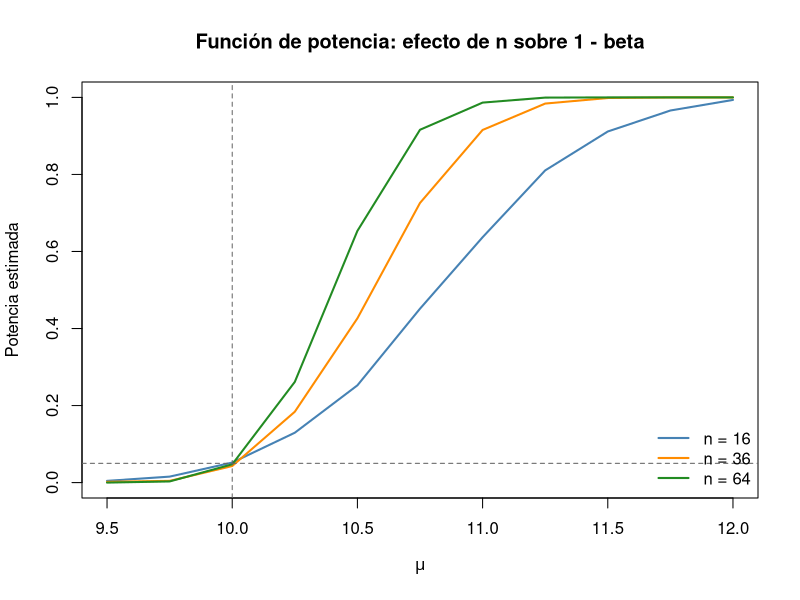
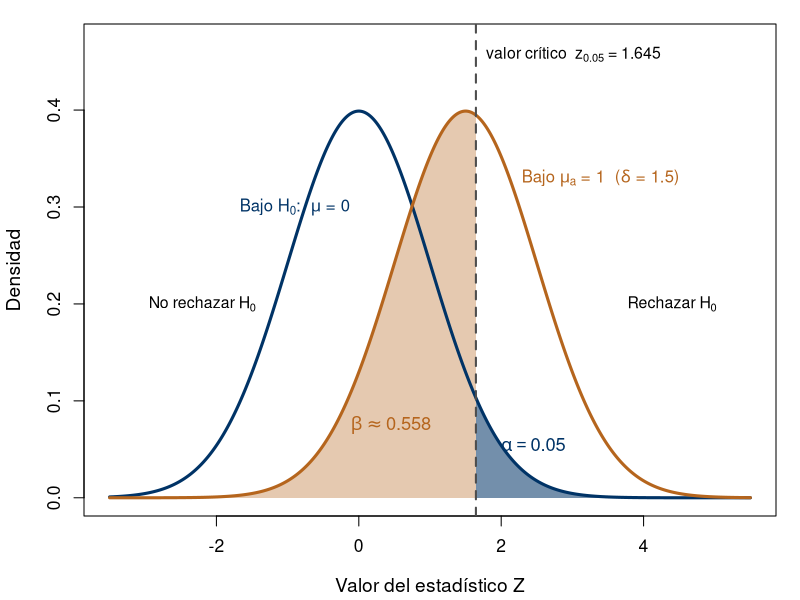
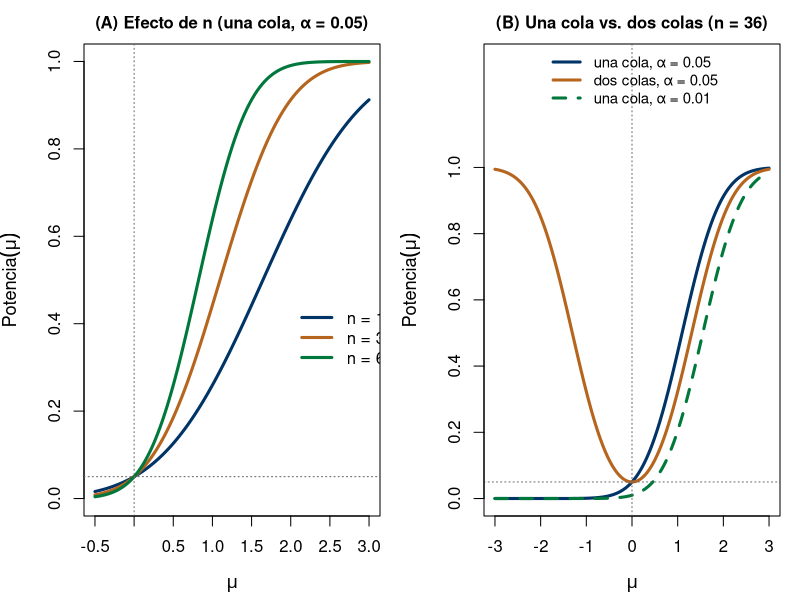
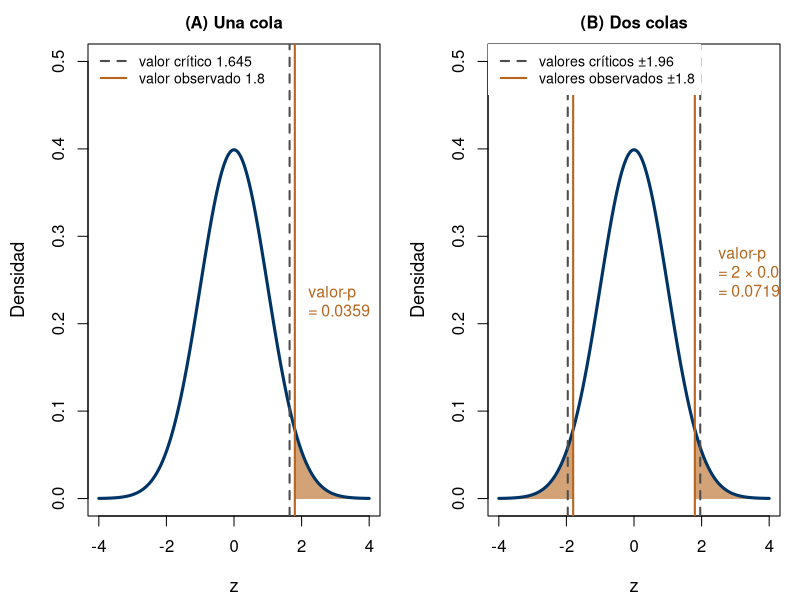
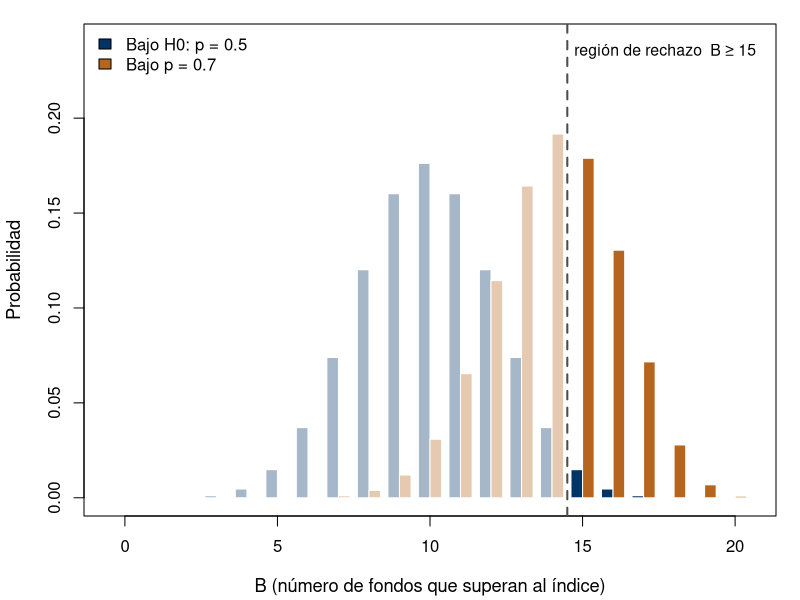
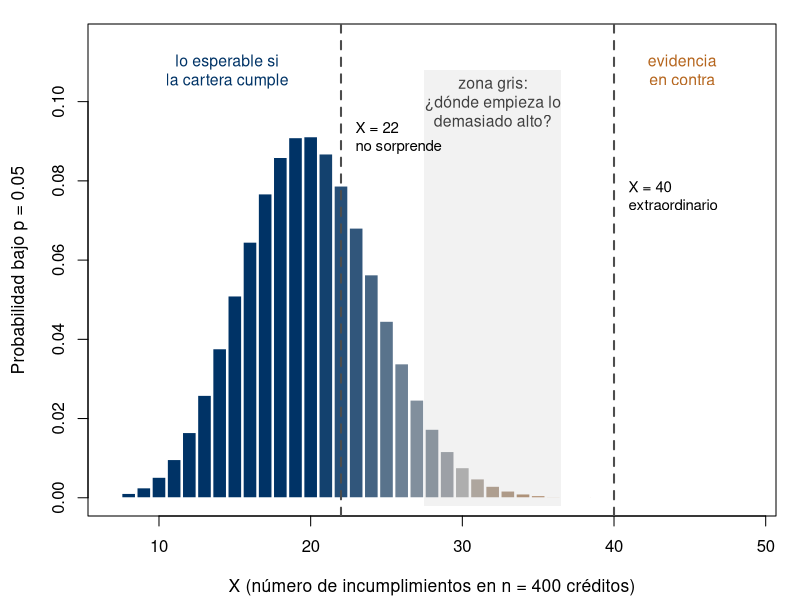
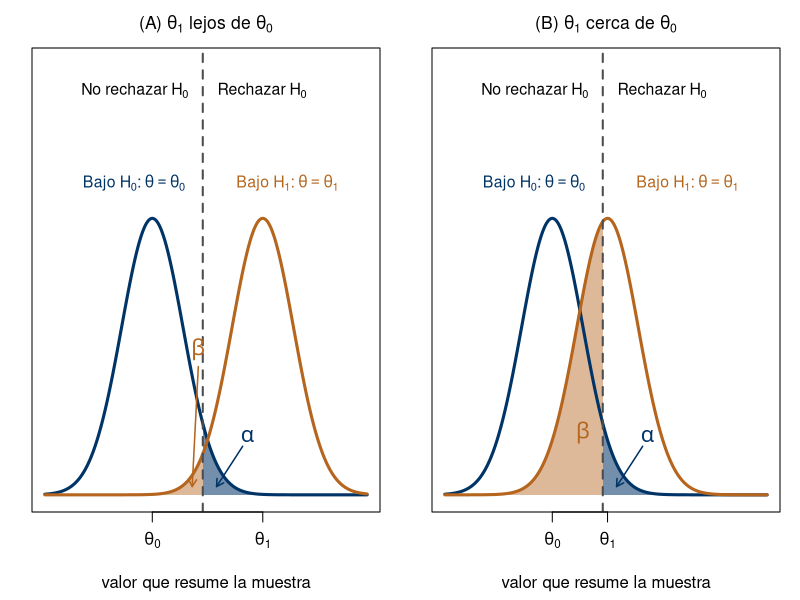
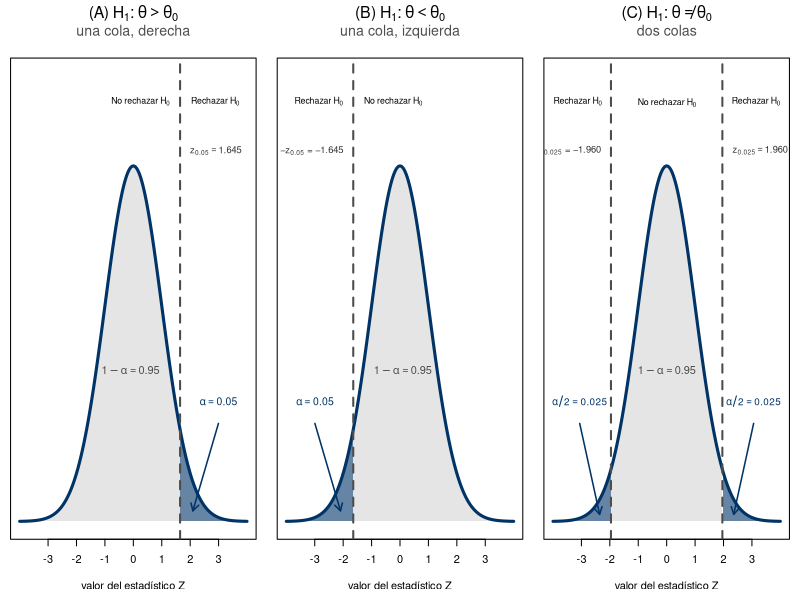

Write R code to recreate these figures, in order.
# ==============================================================
# Capítulo 6 - Pruebas de Hipótesis Paramétricas
# Inferencia Estadística, EST-11102, ITAM
# ==============================================================

# --------------------------------------------------------------
# 1. Prueba para la media: muestra grande (Z) y población normal
#    con varianza desconocida (t), verificada contra t.test()
#    (Secciones 6.8.1 y 6.10.2)
# --------------------------------------------------------------

# --- Muestra grande: rendimiento medio de un fondo (Ejemplo 6.x) ---
n_fondo    <- 64
xbar_fondo <- 0.011
s_fondo    <- 0.040
mu0        <- 0

z_obs <- sqrt(n_fondo) * (xbar_fondo - mu0) / s_fondo
valor_p_dos_colas <- 2 * (1 - pnorm(abs(z_obs)))
cat("Prueba Z para la media (muestra grande):\n")
cat("  z_obs =", round(z_obs, 3), "  valor-p =", round(valor_p_dos_colas, 4), "\n\n")

# --- Población normal, varianza desconocida: rendimiento de una acción ---
# Construimos una muestra simulada cuya media y desviación estándar
# muestrales coinciden EXACTAMENTE con las del Ejemplo 6.10.2 del libro
# (xbar = 1.8%, s = 3.2%), reescalando un vector normal estándar, para
# poder verificar el cálculo "a mano" contra t.test() con esos mismos
# números.
set.seed(301)
n_accion <- 16
xbar_objetivo <- 0.018
s_objetivo    <- 0.032
z_aux <- rnorm(n_accion)
rend  <- (z_aux - mean(z_aux)) / sd(z_aux) * s_objetivo + xbar_objetivo

mu0_accion <- 0.01
xbar <- mean(rend)
s    <- sd(rend)
t_obs <- sqrt(n_accion) * (xbar - mu0_accion) / s
valor_p_t <- 1 - pt(t_obs, df = n_accion - 1)   # H1: mu > mu0, una cola derecha

cat("Prueba t para la media (poblacion normal, sigma desconocida):\n")
cat("  t_obs =", round(t_obs, 3), "  valor-p =", round(valor_p_t, 4), "\n")

# Verificación con t.test(): la hipótesis alternativa "greater"
# corresponde a H1: mu > mu0
print(t.test(rend, mu = mu0_accion, alternative = "greater"))


# --------------------------------------------------------------
# 2. Prueba binomial exacta para una proporción con muestra
#    pequeña, verificada contra binom.test()
#    (Sección 6.9)
# --------------------------------------------------------------

n_campana <- 10
x_campana <- 8
p0_campana <- 0.5

# Cálculo "a mano" del valor-p, H1: p > p0
valor_p_binom <- sum(dbinom(x_campana:n_campana, size = n_campana, prob = p0_campana))
cat("\nPrueba binomial exacta (a mano):\n")
cat("  valor-p =", round(valor_p_binom, 4), "\n")

# Verificación con binom.test()
print(binom.test(x_campana, n_campana, p = p0_campana, alternative = "greater"))


# --------------------------------------------------------------
# 3. Prueba chi-cuadrada para la varianza de una población normal
#    (Sección 6.10.3)
# --------------------------------------------------------------

n_fx      <- 25
s2_fx     <- 0.000441
sigma20   <- 0.000225   # volatilidad diaria historica al cuadrado

chi2_obs <- (n_fx - 1) * s2_fx / sigma20
valor_p_chi2 <- 1 - pchisq(chi2_obs, df = n_fx - 1)   # H1: sigma^2 > sigma0^2

cat("\nPrueba chi-cuadrada para la varianza:\n")
cat("  chi2_obs =", round(chi2_obs, 3),
    "  valor crítico (0.05) =", round(qchisq(0.95, df = n_fx - 1), 3),
    "  valor-p =", round(valor_p_chi2, 5), "\n")


# --------------------------------------------------------------
# 4. Diferencia de medias (varianzas iguales) y diferencia de
#    varianzas para dos poblaciones normales, verificadas contra
#    t.test(var.equal = TRUE) y var.test()
#    (Sección 6.12)
# --------------------------------------------------------------
set.seed(302)

# Igual que en el bloque anterior, reescalamos para que las medias y
# desviaciones estándar muestrales coincidan exactamente con las del
# Ejemplo 6.12.1 (clientes con/sin tarjeta de lealtad), y así verificar
# los cálculos "a mano" del libro contra t.test() y var.test().
reescalar <- function(n, media_obj, sd_obj) {
  z <- rnorm(n)
  (z - mean(z)) / sd(z) * sd_obj + media_obj
}

n1 <- 20; n2 <- 25
grupo1 <- reescalar(n1, 45.2, 8.1)   # clientes con tarjeta de lealtad
grupo2 <- reescalar(n2, 39.6, 7.4)   # clientes sin tarjeta

# --- Prueba F para diferencia de varianzas (Sección 6.12.2) ---
s1 <- sd(grupo1); s2 <- sd(grupo2)
F_obs <- s1^2 / s2^2
cat("\nPrueba F para diferencia de varianzas:\n")
cat("  F_obs =", round(F_obs, 3), "\n")
print(var.test(grupo1, grupo2))

# --- Prueba t para diferencia de medias, varianzas iguales (pooled) ---
sp2 <- ((n1 - 1) * s1^2 + (n2 - 1) * s2^2) / (n1 + n2 - 2)
sp  <- sqrt(sp2)
t_obs_dif <- (mean(grupo1) - mean(grupo2)) / (sp * sqrt(1 / n1 + 1 / n2))
gl <- n1 + n2 - 2

cat("\nPrueba t para diferencia de medias (varianzas iguales, pooled):\n")
cat("  s_p =", round(sp, 3), "  t_obs =", round(t_obs_dif, 3),
    "  valor crítico (0.05, dos colas) =", round(qt(0.975, df = gl), 3), "\n")

# Verificación con t.test(var.equal = TRUE)
print(t.test(grupo1, grupo2, var.equal = TRUE))


# --------------------------------------------------------------
# 5. Verificación numérica de la dualidad IC <-> pruebas de dos
#    colas (Teorema 6.13.1), usando el fondo del bloque 1
# --------------------------------------------------------------

alpha <- 0.05
z_c   <- qnorm(1 - alpha / 2)
margen <- z_c * s_fondo / sqrt(n_fondo)
ic_media <- c(xbar_fondo - margen, xbar_fondo + margen)

rechaza_prueba <- abs(z_obs) > z_c
rechaza_por_ic <- !(ic_media[1] <= mu0 && mu0 <= ic_media[2])

cat("\nDualidad IC <-> prueba de dos colas:\n")
cat("  IC 95% para mu: (", round(ic_media[1], 4), ",", round(ic_media[2], 4), ")\n")
cat("  Se rechaza H0 via la prueba Z?      ", rechaza_prueba, "\n")
cat("  mu0 = 0 cae fuera del IC 95%?       ", rechaza_por_ic, "\n")
cat("  Coinciden ambas conclusiones?       ", rechaza_prueba == rechaza_por_ic, "\n\n")


# --------------------------------------------------------------
# 6. Simulación Monte Carlo de la función de potencia
#    (Definición 6.4.3): P(rechazar H0 | theta verdadero),
#    para H0: mu = 10 vs. H1: mu > 10, sigma = 2 conocida,
#    en función de n y del verdadero mu.
# --------------------------------------------------------------
set.seed(303)

mu0_pot    <- 10
sigma_pot  <- 2
alpha_pot  <- 0.05
z_alpha    <- qnorm(1 - alpha_pot)
B_sim      <- 2000

potencia_mc <- function(n, mu_verdadero) {
  rechazos <- replicate(B_sim, {
    x <- rnorm(n, mean = mu_verdadero, sd = sigma_pot)
    z <- sqrt(n) * (mean(x) - mu0_pot) / sigma_pot
    z > z_alpha
  })
  mean(rechazos)
}

mus <- seq(9.5, 12, by = 0.25)
tamanos_n <- c(16, 36, 64)

potencia_mat <- sapply(tamanos_n, function(n) sapply(mus, potencia_mc, n = n))
colnames(potencia_mat) <- paste0("n=", tamanos_n)

cat("Potencia estimada por Monte Carlo (filas = mu verdadero, columnas = n):\n")
print(round(cbind(mu = mus, potencia_mat), 3))

matplot(mus, potencia_mat, type = "l", lwd = 2, lty = 1,
        col = c("steelblue", "darkorange", "forestgreen"),
        xlab = expression(mu), ylab = "Potencia estimada",
        main = "Función de potencia: efecto de n sobre 1 - beta")
abline(h = alpha_pot, lty = 2, col = "gray40")
abline(v = mu0_pot, lty = 2, col = "gray40")
legend("bottomright", legend = paste0("n = ", tamanos_n),
       col = c("steelblue", "darkorange", "forestgreen"), lwd = 2, bty = "n")

# ==============================================================
# BLOQUES DE LAS SECCIONES 6.1 A 6.4 (conceptos, errores, estadístico
# de prueba, región de rechazo, potencia y valor-p)
# Los bloques 7 a 9 generan las figuras y verifican las cifras del
# texto. Ejecutar con el directorio de trabajo en Figuras/ para que
# los .png caigan ahí.
# ==============================================================

try(Sys.setlocale("LC_CTYPE", "C.UTF-8"), silent = TRUE)
AZUL_ITAM  <- "#003366"
NARANJA    <- "#B5651D"
VERDE_ITAM <- "#00783C"
CORAL      <- "#C0432A"

# --------------------------------------------------------------
# 7. Figuras de la Sección 6.4
# --------------------------------------------------------------

# --- 7a. Errores tipo I y II de la prueba Z de una cola
#     (Figura 6.5; Ejemplo 6.4.2: n = 36, sigma = 4, alpha = 0.05, mu_a = 1)
alpha7 <- 0.05
delta7 <- sqrt(36) * 1 / 4                 # delta = 1.5
crit7  <- qnorm(1 - alpha7)                # 1.645
beta7  <- pnorm(crit7 - delta7)            # 0.5576

png("cap6_rechazo_errores.png", width = 2200, height = 1400, res = 220)
par(mar = c(4.2, 4.2, 1.2, 1.2))
x <- seq(-3.5, 5.5, length.out = 800)
plot(x, dnorm(x), type = "n", ylim = c(0, 0.47), xlim = c(-3.5, 5.5),
     xlab = "Valor del estadístico Z", ylab = "Densidad",
     cex.lab = 1.15, cex.axis = 1.05)
# beta: area bajo la alternativa a la izquierda del valor critico
xb <- seq(-3.5, crit7, length.out = 300)
polygon(c(xb, rev(xb)), c(dnorm(xb, delta7), rep(0, length(xb))),
        col = adjustcolor(NARANJA, 0.35), border = NA)
# alpha: area bajo H0 a la derecha del valor critico
xa <- seq(crit7, 5.5, length.out = 300)
polygon(c(xa, rev(xa)), c(dnorm(xa), rep(0, length(xa))),
        col = adjustcolor(AZUL_ITAM, 0.55), border = NA)
lines(x, dnorm(x), col = AZUL_ITAM, lwd = 3)
lines(x, dnorm(x, delta7), col = NARANJA, lwd = 3)
abline(v = crit7, lty = 2, lwd = 2, col = "gray30")
text(crit7, 0.455, expression(paste("valor crítico  ", z[0.05], " = 1.645")),
     pos = 4, cex = 0.95)
text(-0.9, 0.30, expression(paste("Bajo ", H[0], ":  ", mu, " = 0")),
     col = AZUL_ITAM, cex = 1.0)
text(3.4, 0.33, expression(paste("Bajo ", mu[a], " = 1  (", delta, " = 1.5)")),
     col = NARANJA, cex = 1.0)
text(2.45, 0.055, expression(alpha == 0.05), col = AZUL_ITAM, cex = 1.1)
text(0.45, 0.075, expression(beta %~~% 0.558), col = NARANJA, cex = 1.1)
text(-2.2, 0.2, expression(paste("No rechazar ", H[0])), cex = 0.95)
text(4.4, 0.2, expression(paste("Rechazar ", H[0])), cex = 0.95)
dev.off()

# --- 7b. Funcion de potencia de la prueba Z (Figura 6.6)
pot_una_cola <- function(mu, n, alpha, sigma = 4, mu0 = 0)
  1 - pnorm(qnorm(1 - alpha) - sqrt(n) * (mu - mu0) / sigma)
pot_dos_colas <- function(mu, n, alpha, sigma = 4, mu0 = 0) {
  d <- sqrt(n) * (mu - mu0) / sigma
  1 - pnorm(qnorm(1 - alpha / 2) - d) + pnorm(-qnorm(1 - alpha / 2) - d)
}

png("cap6_potencia.png", width = 2400, height = 1200, res = 220)
par(mfrow = c(1, 2), mar = c(4.2, 4.2, 2.2, 1.0))
mu_a <- seq(-0.5, 3, length.out = 300)
plot(mu_a, pot_una_cola(mu_a, 16, 0.05), type = "l", lwd = 3, col = AZUL_ITAM,
     ylim = c(0, 1), xlab = expression(mu), ylab = expression(Potencia(mu)),
     main = "(A) Efecto de n (una cola, α = 0.05)", cex.main = 1.0,
     cex.lab = 1.1)
lines(mu_a, pot_una_cola(mu_a, 36, 0.05), lwd = 3, col = NARANJA)
lines(mu_a, pot_una_cola(mu_a, 64, 0.05), lwd = 3, col = VERDE_ITAM)
abline(h = 0.05, lty = 3, col = "gray40"); abline(v = 0, lty = 3, col = "gray40")
legend(x = 1.95, y = 0.46, legend = c("n = 16", "n = 36", "n = 64"),
       col = c(AZUL_ITAM, NARANJA, VERDE_ITAM), lwd = 3, bty = "n")
mu_b <- seq(-3, 3, length.out = 400)
plot(mu_b, pot_una_cola(mu_b, 36, 0.05), type = "l", lwd = 3, col = AZUL_ITAM,
     ylim = c(0, 1.32), yaxt = "n", xlab = expression(mu), ylab = expression(Potencia(mu)),
     main = "(B) Una cola vs. dos colas (n = 36)", cex.main = 1.0,
     cex.lab = 1.1)
lines(mu_b, pot_dos_colas(mu_b, 36, 0.05), lwd = 3, col = NARANJA)
lines(mu_b, pot_una_cola(mu_b, 36, 0.01), lwd = 3, col = VERDE_ITAM, lty = 2)
abline(h = 0.05, lty = 3, col = "gray40"); abline(v = 0, lty = 3, col = "gray40")
axis(2, at = seq(0, 1, 0.2))
legend("top", legend = c("una cola, α = 0.05", "dos colas, α = 0.05", "una cola, α = 0.01"),
       col = c(AZUL_ITAM, NARANJA, VERDE_ITAM), lwd = 3, lty = c(1, 1, 2), bty = "n",
       cex = 0.9)
dev.off()

# --- 7c. Valor-p de una y de dos colas (Figura 6.7; Ejemplo 6.4.4; z_obs = 1.8)
zobs <- 1.8
png("cap6_valor_p.png", width = 2400, height = 1100, res = 220)
par(mfrow = c(1, 2), mar = c(4.2, 4.4, 2.2, 1.0))
x <- seq(-4, 4, length.out = 600)
# (A) una cola
plot(x, dnorm(x), type = "n", ylim = c(0, 0.5), xlab = "z", ylab = "Densidad",
     main = "(A) Una cola", cex.main = 1.0, cex.lab = 1.1)
xa <- seq(zobs, 4, length.out = 200)
polygon(c(xa, rev(xa)), c(dnorm(xa), rep(0, length(xa))),
        col = adjustcolor(NARANJA, 0.6), border = NA)
lines(x, dnorm(x), col = AZUL_ITAM, lwd = 3)
abline(v = qnorm(0.95), lty = 2, lwd = 2, col = "gray30")
abline(v = zobs, lwd = 2, col = NARANJA)
text(zobs + 0.1, 0.22, "valor-p\n= 0.0359", col = NARANJA, pos = 4, cex = 0.95)
legend("topleft", legend = c("valor crítico 1.645", "valor observado 1.8"),
       col = c("gray30", NARANJA), lty = c(2, 1), lwd = 2, bty = "n", cex = 0.85)
# (B) dos colas
plot(x, dnorm(x), type = "n", ylim = c(0, 0.5), xlab = "z", ylab = "Densidad",
     main = "(B) Dos colas", cex.main = 1.0, cex.lab = 1.1)
xr <- seq(zobs, 4, length.out = 200); xl <- seq(-4, -zobs, length.out = 200)
polygon(c(xr, rev(xr)), c(dnorm(xr), rep(0, length(xr))),
        col = adjustcolor(NARANJA, 0.6), border = NA)
polygon(c(xl, rev(xl)), c(dnorm(xl), rep(0, length(xl))),
        col = adjustcolor(NARANJA, 0.6), border = NA)
lines(x, dnorm(x), col = AZUL_ITAM, lwd = 3)
abline(v = c(-1, 1) * qnorm(0.975), lty = 2, lwd = 2, col = "gray30")
abline(v = c(-1, 1) * zobs, lwd = 2, col = NARANJA)
text(2.2, 0.25, "valor-p\n= 2 × 0.0359\n= 0.0719", col = NARANJA, pos = 4, cex = 0.95)
legend("topleft", legend = c("valores críticos ±1.96", "valores observados ±1.8"),
       col = c("gray30", NARANJA), lty = c(2, 1), lwd = 2, bty = "o", bg = "white",
       box.lty = 0, cex = 0.85)
dev.off()

# --- 7d. Region de rechazo con estadistico discreto (Figura 6.4)
#     Ejemplo 6.4.1: B ~ Bin(20, p), region {B >= 15}
png("cap6_binomial_rechazo.png", width = 2200, height = 1300, res = 220)
par(mar = c(4.2, 4.2, 1.2, 1.2))
k <- 0:20
w <- 0.38
plot(NA, xlim = c(-0.5, 20.5), ylim = c(0, 0.24), xlab = "B (número de fondos que superan al índice)",
     ylab = "Probabilidad", cex.lab = 1.1)
rect(k - w, 0, k, dbinom(k, 20, 0.5), col = ifelse(k >= 15, AZUL_ITAM, adjustcolor(AZUL_ITAM, 0.35)),
     border = "white")
rect(k, 0, k + w, dbinom(k, 20, 0.7), col = ifelse(k >= 15, NARANJA, adjustcolor(NARANJA, 0.35)),
     border = "white")
abline(v = 14.5, lty = 2, lwd = 2, col = "gray30")
text(14.4, 0.235, "región de rechazo  B ≥ 15", pos = 4, cex = 0.95)
legend("topleft", legend = c("Bajo H0: p = 0.5", "Bajo p = 0.7"),
       fill = c(AZUL_ITAM, NARANJA), bty = "n")
dev.off()

# --------------------------------------------------------------
# 8. Verificación numérica de las cifras de las Secciones 6.1 a 6.4
# --------------------------------------------------------------
cat("\n--- Cartera (Ejemplos 6.1.1 y 6.2.1): sd de X bajo p = 0.05, n = 400\n")
print(sqrt(400 * 0.05 * 0.95))

cat("\n--- Prueba de signos, n = 20 (Ejemplo 6.4.1, Cuadro 6.4)\n")
tab_bin <- data.frame(
  k        = 13:16,
  tamano   = round(1 - pbinom(12:15, 20, 0.5), 4),
  beta_07  = round(pbinom(12:15, 20, 0.7), 4))
tab_bin$potencia_07 <- round(1 - tab_bin$beta_07, 4)
print(tab_bin)
cat("valor-p (una cola) B = 15:", round(1 - pbinom(14, 20, 0.5), 4),
    " B = 14:", round(1 - pbinom(13, 20, 0.5), 4), "\n")
cat("binom.test (B = 15, una cola):",
    round(binom.test(15, 20, 0.5, alternative = "greater")$p.value, 4), "\n")

cat("\n--- Potencia y tamano de muestra (Ejemplos 6.4.2 y 6.4.3)\n")
cat("beta(1):", round(1 - pot_una_cola(1, 36, 0.05), 4),
    " potencia una cola:", round(pot_una_cola(1, 36, 0.05), 4),
    " potencia dos colas:", round(pot_dos_colas(1, 36, 0.05), 4), "\n")
n_una  <- (qnorm(0.95) + qnorm(0.90))^2 * 16 / 1
n_dos  <- (qnorm(0.975) + qnorm(0.90))^2 * 16 / 1
cat("n una cola:", round(n_una, 2), "-> ", ceiling(n_una),
    "  n dos colas (aprox.):", round(n_dos, 2), "-> ", ceiling(n_dos), "\n")
# n exacto en dos colas: menor n con potencia >= 0.90
n_dos_exacto <- which(pot_dos_colas(1, 1:400, 0.05) >= 0.90)[1]
cat("n dos colas (exacto):", n_dos_exacto, "\n")

cat("\n--- Valor-p (Ejemplos 6.3.1 y 6.4.4)\n")
cat("una cola:", round(1 - pnorm(1.8), 4), " dos colas:", round(2 * (1 - pnorm(1.8)), 4), "\n")

cat("\n--- Significancia estadistica vs. relevancia (Ejemplo 6.4.6)\n")
z_a <- sqrt(1e6) * 15 / 6000
z_b <- 4 * 2500 / 6000
cat("(a) z =", z_a, " valor-p dos colas =", round(2 * (1 - pnorm(z_a)), 4),
    " IC95 =", 15 + c(-1, 1) * 1.96 * 6000 / sqrt(1e6), "\n")
cat("(b) z =", round(z_b, 3), " valor-p dos colas =", round(2 * (1 - pnorm(z_b)), 4), "\n")

# --------------------------------------------------------------
# 9. Distribucion del valor-p bajo H0 (Proposicion 6.4.4)
# --------------------------------------------------------------
set.seed(306)
B_p <- 100000
# (a) estadistico continuo: prueba Z de una cola, n = 25, H0 cierta
p_cont <- replicate(B_p, {
  x <- rnorm(25)
  1 - pnorm(sqrt(25) * mean(x))
})
cat("\nContinuo: P(p <= 0.05) =", mean(p_cont <= 0.05),
    "  P(p <= 0.50) =", mean(p_cont <= 0.50), "\n")
# (b) estadistico discreto: B ~ Bin(10, 1/2), H1: p > 1/2
b_sim <- rbinom(B_p, 10, 0.5)
p_disc <- 1 - pbinom(b_sim - 1, 10, 0.5)
cat("Discreto: P(p <= 0.05) =", mean(p_disc <= 0.05),
    " (exacto:", round(1 - pbinom(8, 10, 0.5), 4), ")\n")

# --------------------------------------------------------------
# 10. Verificacion numerica de los ejercicios 6.4.3 a 6.4.9
#     (sin soluciones: son cifras de control para el profesor)
# --------------------------------------------------------------
cat("\n--- Ej. 6.4.3: beta y n (sigma = 5, mu0 = 50, mu_a = 52)\n")
cat("potencia n = 25:", round(pot_una_cola(52, 25, 0.05, sigma = 5, mu0 = 50), 4),
    " n minimo (90%):", ceiling((qnorm(0.95) + qnorm(0.90))^2 * 25 / 4), "\n")
cat("\n--- Ej. 6.4.4: dos colas, n = 25\n")
cat("potencia en 52:", round(pot_dos_colas(52, 25, 0.05, sigma = 5, mu0 = 50), 4),
    " en 48:", round(pot_dos_colas(48, 25, 0.05, sigma = 5, mu0 = 50), 4), "\n")
cat("\n--- Ej. 6.4.5: Bin(10, p), RR = {X >= c}\n")
print(data.frame(c = 7:9, tamano = round(1 - pbinom(6:8, 10, 0.5), 4),
                 pot_p08 = round(1 - pbinom(6:8, 10, 0.8), 4),
                 pot_p06 = round(1 - pbinom(6:8, 10, 0.6), 4)))
cat("\n--- Ej. 6.4.6: z_obs = -2.1\n")
cat("una cola:", round(pnorm(-2.1), 4), " dos colas:", round(2 * pnorm(-2.1), 4), "\n")
cat("\n--- Ej. 6.4.7: 12 aciertos de 15\n")
cat("una cola:", round(1 - pbinom(11, 15, 0.5), 4),
    " dos colas (doble):", round(2 * (1 - pbinom(11, 15, 0.5)), 4),
    " tamano de {X >= 12} (rechaza si p <= 0.05):",
    round(1 - pbinom(11, 15, 0.5), 4),
    " (con X = 11 el valor-p seria", round(1 - pbinom(10, 15, 0.5), 4), ")\n")
cat("\n--- Ej. 6.4.8: chi2, n = 21, s2 = 6.5, sigma0^2 = 4\n")
est8 <- 20 * 6.5 / 4
cat("estadistico:", est8, " valor critico:", round(qchisq(0.95, 20), 3),
    " valor-p:", round(1 - pchisq(est8, 20), 4),
    " potencia en sigma^2 = 8:", round(1 - pchisq(qchisq(0.95, 20) * 4 / 8, 20), 4), "\n")
cat("\n--- Ej. 6.4.9: n = 250000, sigma = 10, xbar = 0.05\n")
z9 <- sqrt(250000) * 0.05 / 10
cat("z =", z9, " valor-p =", round(2 * (1 - pnorm(z9)), 4),
    " IC95 =", 0.05 + c(-1, 1) * 1.96 * 10 / sqrt(250000), "\n")

# --------------------------------------------------------------
# 11. Figura del Ejemplo 6.1.1: distribucion de X bajo p = 0.05,
#     n = 400, con X = 22 y X = 40 marcados y una "zona gris" sin umbral
#     (Figura 6.1). Ejecutar desde Figuras/.
# --------------------------------------------------------------
png("cap6_cartera_zona_gris.png", width = 2200, height = 1200, res = 220)
par(mar = c(4.2, 4.4, 1.2, 1.2))
xs <- 8:44
pr <- dbinom(xs, 400, 0.05)
# color continuo de azul (esperable) a naranja (evidencia en contra), sin umbral
pal <- colorRampPalette(c(AZUL_ITAM, "gray70", NARANJA))(length(xs))
t_col <- pmin(pmax((xs - 20) / 20, 0), 1)
cols <- pal[1 + round(t_col * (length(xs) - 1))]
plot(NA, xlim = c(7, 49), ylim = c(0, 0.115), xlab = "X (número de incumplimientos en n = 400 créditos)",
     ylab = "Probabilidad bajo p = 0.05", cex.lab = 1.05)
rect(xs - 0.45, 0, xs + 0.45, pr, col = cols, border = "white")
# zona gris: banda sin trazo de umbral
rect(27.5, -0.002, 36.5, 0.108, col = adjustcolor("gray50", 0.10), border = NA)
text(32, 0.100, "zona gris:\n¿dónde empieza lo\ndemasiado alto?", cex = 0.95, col = "gray25")
abline(v = 22, lty = 2, lwd = 2, col = "gray30")
text(22.3, 0.090, "X = 22\nno sorprende", pos = 4, cex = 0.9)
abline(v = 40, lty = 2, lwd = 2, col = "gray30")
text(40.3, 0.075, "X = 40\nextraordinario", pos = 4, cex = 0.9)
text(14.5, 0.108, "lo esperable si\nla cartera cumple", cex = 0.95, col = AZUL_ITAM)
text(44.5, 0.108, "evidencia\nen contra", cex = 0.95, col = NARANJA)
dev.off()

# --------------------------------------------------------------
# 12. Figura de la Definicion 6.2.4: alpha y beta(theta_1) sin cifras.
#     Misma H0 y mismo umbral en ambos paneles; solo cambia theta_1
#     (alternativa lejana vs. cercana). Prueba de una cola, H1: theta > theta_0.
#     (Figura 6.2). Ejecutar desde Figuras/.
# --------------------------------------------------------------
png("cap6_alpha_beta_conceptual.png", width = 2400, height = 1100, res = 220)
par(mfrow = c(1, 2), mar = c(4.4, 1.6, 2.4, 1.0))
xg  <- seq(-3.5, 7, length.out = 800)
cr  <- qnorm(0.95)                                # umbral (no se rotula con cifras)
panel_ab <- function(th1, titulo) {
  plot(NA, xlim = c(-3.5, 7), ylim = c(0, 0.62), xaxt = "n", yaxt = "n",
       xlab = "valor que resume la muestra", ylab = "", main = titulo, cex.main = 1.05)
  # beta: area de la curva bajo H1 a la izquierda del umbral
  xb <- xg[xg <= cr]
  polygon(c(xb, rev(xb)), c(dnorm(xb, th1), rep(0, length(xb))),
          col = adjustcolor(NARANJA, 0.45), border = NA)
  # alpha: area de la curva bajo H0 a la derecha del umbral
  xa <- xg[xg >= cr]
  polygon(c(xa, rev(xa)), c(dnorm(xa, 0), rep(0, length(xa))),
          col = adjustcolor(AZUL_ITAM, 0.55), border = NA)
  lines(xg, dnorm(xg, 0),   lwd = 3, col = AZUL_ITAM)
  lines(xg, dnorm(xg, th1), lwd = 3, col = NARANJA)
  abline(v = cr, lty = 2, lwd = 2, col = "gray30")
  axis(1, at = c(0, th1), labels = expression(theta[0], theta[1]), tick = TRUE)
  text(cr - 0.15, 0.58, expression(paste("No rechazar ", H[0])), pos = 2, cex = 0.95)
  text(cr + 0.15, 0.58, expression(paste("Rechazar ", H[0])),    pos = 4, cex = 0.95)
  text(min(0, -0.6), 0.45, expression(paste("Bajo ", H[0], ": ", theta == theta[0])),
       col = AZUL_ITAM, cex = 0.95)
  text(max(th1, 4.4), 0.45, expression(paste("Bajo ", H[1], ": ", theta == theta[1])),
       col = NARANJA, cex = 0.95)
  # etiquetas de las areas
  arrows(cr + 1.3, 0.07, cr + 0.45, 0.012, length = 0.08, col = AZUL_ITAM, lwd = 1.5)
  text(cr + 1.45, 0.085, expression(alpha), col = AZUL_ITAM, cex = 1.3)
}
panel_ab(3.6, expression(paste("(A) ", theta[1], " lejos de ", theta[0])))
arrows(1.5, 0.185, 1.3, 0.012, length = 0.08, col = NARANJA, lwd = 1.5)
text(1.5, 0.21, expression(beta), col = NARANJA, cex = 1.3)
panel_ab(1.8, expression(paste("(B) ", theta[1], " cerca de ", theta[0])))
text(1.0, 0.09, expression(beta), col = NARANJA, cex = 1.3)
dev.off()

# --------------------------------------------------------------
# 13. Figura de la Tabla 6.3: regiones de rechazo de la prueba Z
#     en los tres tipos de alternativa (alpha = 0.05).
#     Misma distribucion nula N(0,1) en los tres paneles; solo cambia
#     donde se coloca la probabilidad alpha. (Figura 6.3).
#     Ejecutar desde Figuras/.
# --------------------------------------------------------------
png("cap6_regiones_rechazo.png", width = 2100, height = 860, res = 180)
par(mfrow = c(1, 3), mar = c(4.6, 0.8, 4.4, 0.8), oma = c(0, 0, 0, 0))
al13 <- 0.05
z1   <- qnorm(1 - al13)        # z_alpha     = 1.645
z2   <- qnorm(1 - al13 / 2)    # z_(alpha/2) = 1.960
xg13 <- seq(-4, 4, length.out = 800)

# Sombrea la densidad N(0,1) entre a y b
sombra13 <- function(a, b, col) {
  x <- xg13[xg13 >= a & xg13 <= b]
  polygon(c(x, rev(x)), c(dnorm(x), rep(0, length(x))), col = col, border = NA)
}
# Lienzo comun: curva, ejes y titulo de dos renglones
lienzo13 <- function(titulo, subtitulo) {
  plot(NA, xlim = c(-4, 4), ylim = c(0, 0.50), xaxt = "n", yaxt = "n",
       xlab = "valor del estadístico Z", ylab = "", main = "")
  axis(1, at = -3:3)
  mtext(titulo,    side = 3, line = 2.6, cex = 0.95, font = 2)
  mtext(subtitulo, side = 3, line = 1.5, cex = 0.85, col = "gray30")
}
gris13 <- adjustcolor("gray60", 0.25)
azul13 <- adjustcolor(AZUL_ITAM, 0.60)

# (A) H1: theta > theta_0  (una cola, derecha)
lienzo13(expression(paste("(A) ", H[1], ": ", theta > theta[0])), "una cola, derecha")
sombra13(-4, z1, gris13); sombra13(z1, 4, azul13)
lines(xg13, dnorm(xg13), lwd = 3, col = AZUL_ITAM)
abline(v = z1, lty = 2, lwd = 2, col = "gray30")
text(z1 - 0.15, 0.47, expression(paste("No rechazar ", H[0])), pos = 2, cex = 0.8)
text(z1 + 0.15, 0.47, expression(paste("Rechazar ", H[0])),    pos = 4, cex = 0.8)
text(z1 + 0.12, 0.415, expression(z[0.05] == "1.645"), pos = 4, cex = 0.85, col = "gray20")
text(-0.1, 0.17, expression(paste(1 - alpha == 0.95)), cex = 1.0, col = "gray30")
arrows(z1 + 1.35, 0.11, z1 + 0.45, 0.012, length = 0.08, col = AZUL_ITAM, lwd = 1.5)
text(z1 + 1.35, 0.135, expression(alpha == 0.05), col = AZUL_ITAM, cex = 0.95)

# (B) H1: theta < theta_0  (una cola, izquierda)
lienzo13(expression(paste("(B) ", H[1], ": ", theta < theta[0])), "una cola, izquierda")
sombra13(-z1, 4, gris13); sombra13(-4, -z1, azul13)
lines(xg13, dnorm(xg13), lwd = 3, col = AZUL_ITAM)
abline(v = -z1, lty = 2, lwd = 2, col = "gray30")
text(-z1 - 0.15, 0.47, expression(paste("Rechazar ", H[0])),    pos = 2, cex = 0.8)
text(-z1 + 0.15, 0.47, expression(paste("No rechazar ", H[0])), pos = 4, cex = 0.8)
text(-z1 - 0.12, 0.415, expression(paste("−", z[0.05], " = −1.645")), pos = 2, cex = 0.85, col = "gray20")
text(0.1, 0.17, expression(paste(1 - alpha == 0.95)), cex = 1.0, col = "gray30")
arrows(-z1 - 1.35, 0.11, -z1 - 0.45, 0.012, length = 0.08, col = AZUL_ITAM, lwd = 1.5)
text(-z1 - 1.35, 0.135, expression(alpha == 0.05), col = AZUL_ITAM, cex = 0.95)

# (C) H1: theta != theta_0  (dos colas)
lienzo13(expression(paste("(C) ", H[1], ": ", theta != theta[0])), "dos colas")
sombra13(-z2, z2, gris13); sombra13(-4, -z2, azul13); sombra13(z2, 4, azul13)
lines(xg13, dnorm(xg13), lwd = 3, col = AZUL_ITAM)
abline(v = c(-z2, z2), lty = 2, lwd = 2, col = "gray30")
text(-z2 - 0.1, 0.47, expression(paste("Rechazar ", H[0])), pos = 2, cex = 0.8)
text(z2 + 0.1,  0.47, expression(paste("Rechazar ", H[0])), pos = 4, cex = 0.8)
text(0, 0.47, expression(paste("No rechazar ", H[0])), cex = 0.8)
text(-z2 - 0.12, 0.415, expression(paste("−", z[0.025], " = −1.960")), pos = 2, cex = 0.85, col = "gray20")
text( z2 + 0.12, 0.415, expression(z[0.025] == "1.960"), pos = 4, cex = 0.85, col = "gray20")
text(0, 0.17, expression(paste(1 - alpha == 0.95)), cex = 1.0, col = "gray30")
arrows(z2 + 1.1, 0.11, z2 + 0.4, 0.008, length = 0.08, col = AZUL_ITAM, lwd = 1.5)
text(z2 + 1.1, 0.135, expression(alpha / 2 == 0.025), col = AZUL_ITAM, cex = 0.9)
arrows(-z2 - 1.1, 0.11, -z2 - 0.4, 0.008, length = 0.08, col = AZUL_ITAM, lwd = 1.5)
text(-z2 - 1.1, 0.135, expression(alpha / 2 == 0.025), col = AZUL_ITAM, cex = 0.9)
dev.off()
